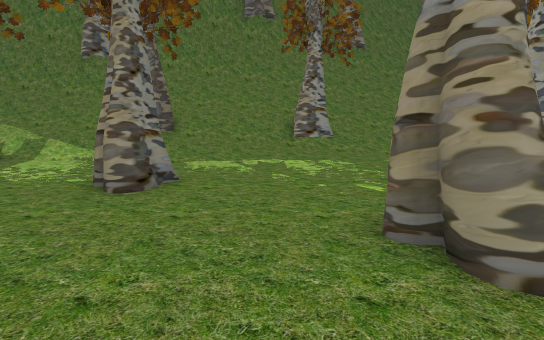
view 1 (above)

20 first-person views from a walk through a scene from a Unity 3-D project. The camera is 1.2 m above the floor, tilts 8° down and sees 85° across. The floor is counted in squares, 1 m on a side. Each view is taken from the middle of a square. On the plan, view 1 faces up. The plan holds only what a view shows up to about 13 squares ahead; the rest is blank. The place goes on beyond the plan. Some surface patterns are stand-ins.

view 2
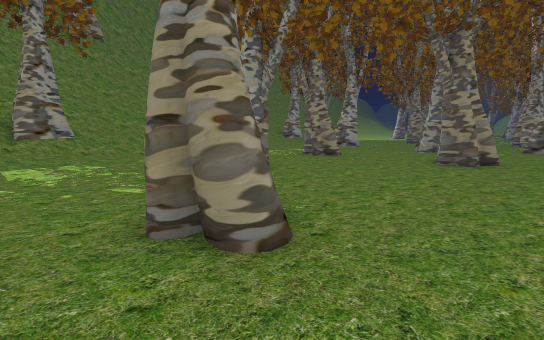

view 3
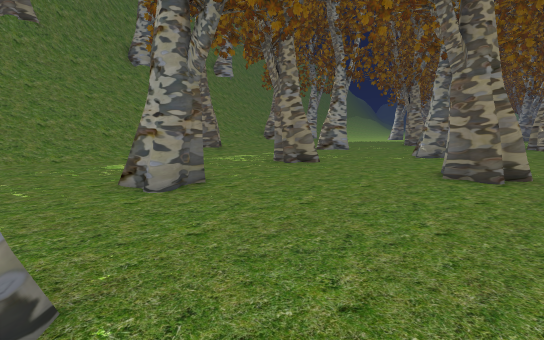

view 4
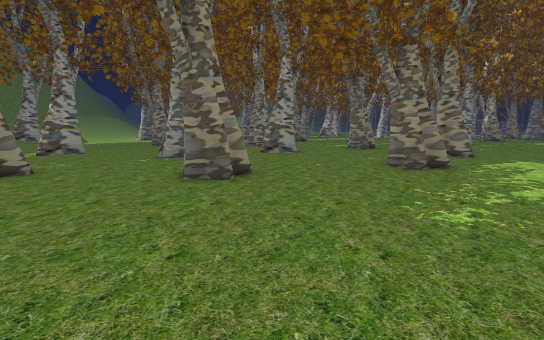

view 5
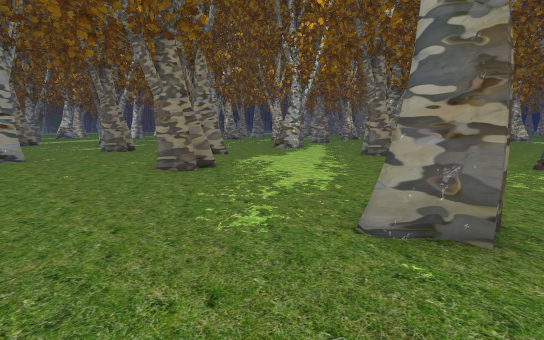

view 6
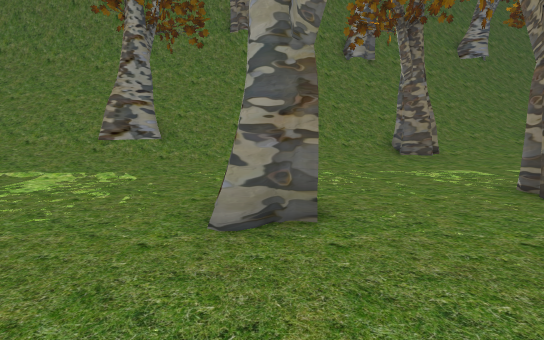

view 7
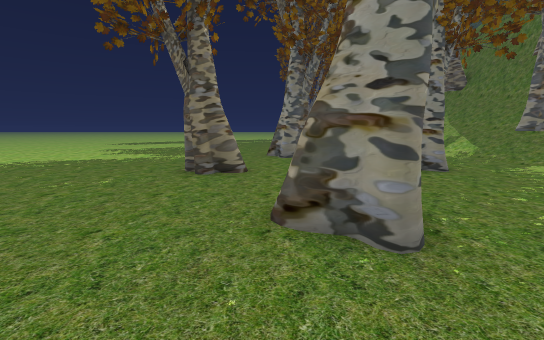

view 8
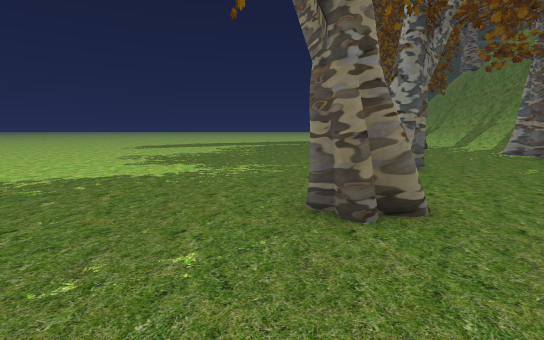

view 9
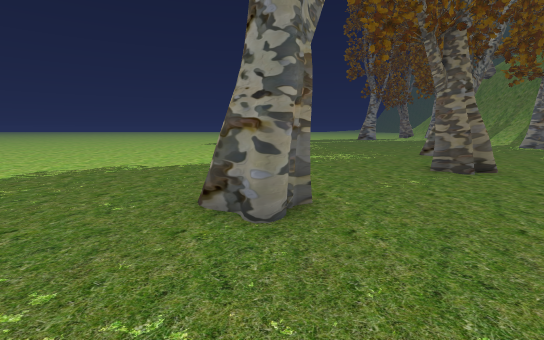

view 10
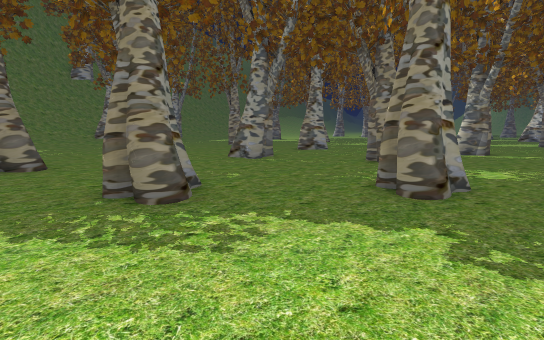

view 11
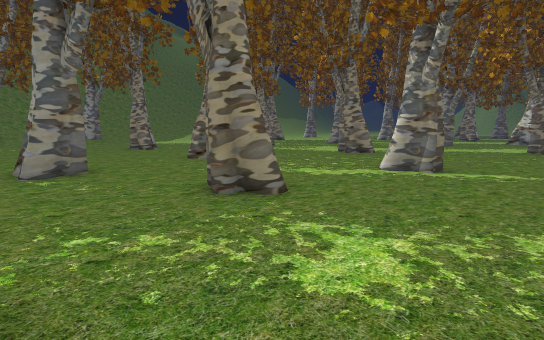

view 12
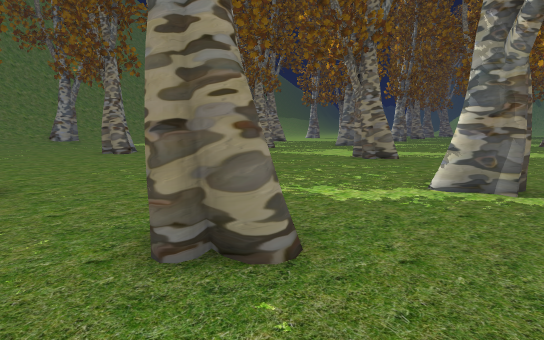

view 13
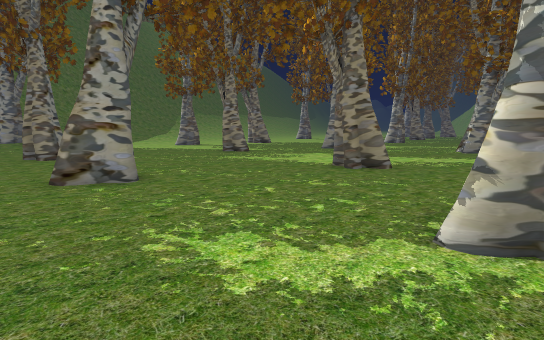

view 14
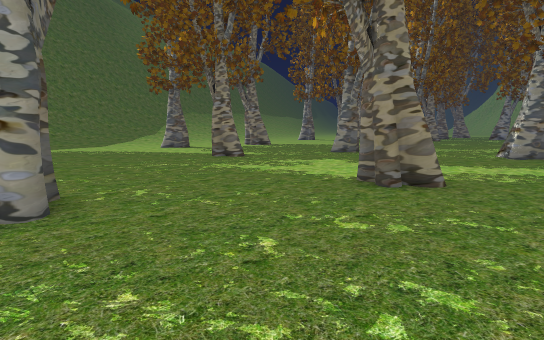

view 15
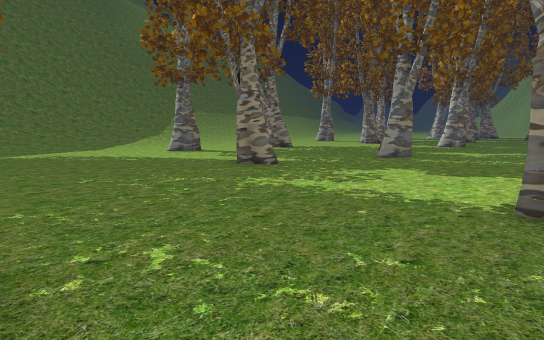

view 16
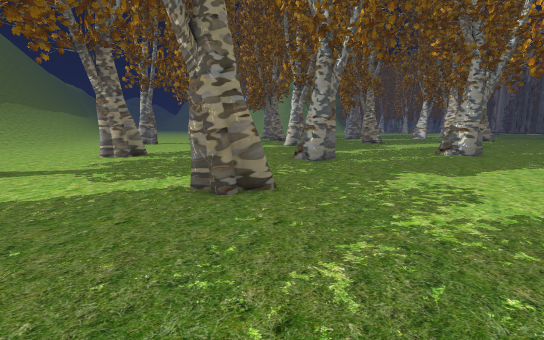

view 17
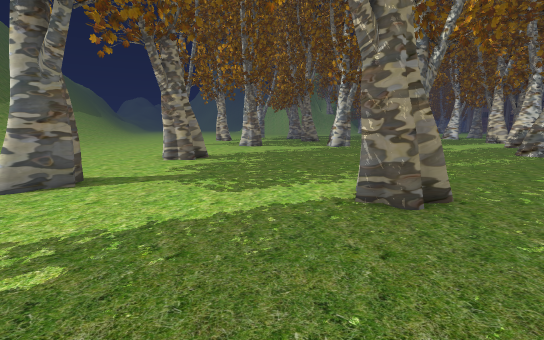

view 18
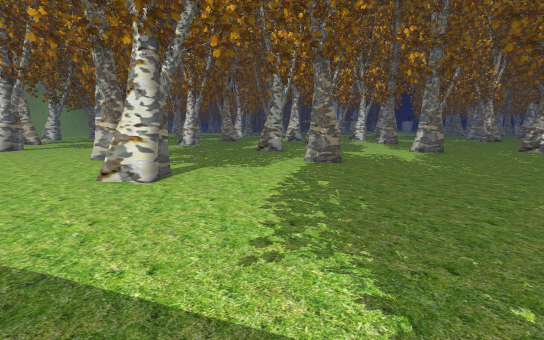

view 19
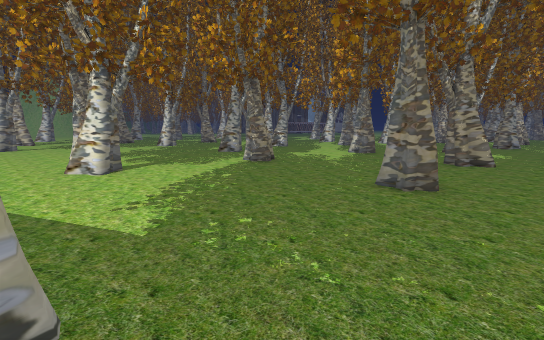

view 20
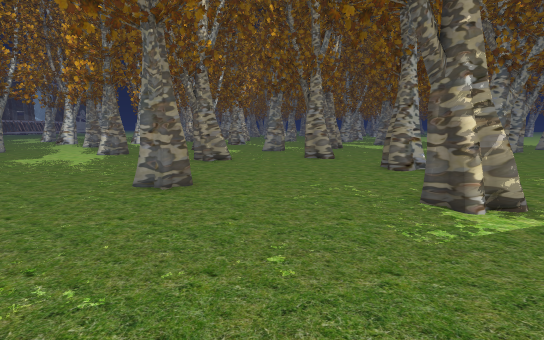

### Floor plan
Key: @ floor where view 1 was taken; # wall or solid block; x gap in a wall; . main floor; : floor 0.25 m higher than the main floor; / step, stairs or slope; = window, fence, low wall or low ledge.
Columns run from 9 left of view 1 to 42 right of it. Each row starts with its distance up from view 1.
 17    ############                / ##:........... ...
 16    ###=== =#///////// ////      ....................
 15     /////// ///////// ////   .......................
 14      //////x////////##///   ..............=##......
 13 ///  /////##/////////:..   ................##...##
 12 ////#/////##////:.......  ......................##
 11 ///////////:...........  .##.......................
 10  ///////..............  ... .......................
  9 #...................#  ..........##................
  8 ..............##....##........... #.......# .......
  7 ......#.......##..........................##.......
  6 ......#...................................#........
  5 .........................##.....................#
  4  ..........#.............  ....................##
  3   #........##.......##..    ......................
  2   #........:........##............#................
  1   .... #....................# ......................
  0 ...... #.@..................##......................
 -1 ............. ..........................## ........
 -2 ............. ...........................#........#
 -3 ...............##.....##.........................##
 -4 ...............  .....##......##.............. ...
 -5 ..........##.... .............##....# ..        ..
 -6 ..........#..... ...................# ......
 -7 ................  ........#.................
 -8 ............. ..  ..........................
 -9 ............  ..   ....................

Where each view was taken, in squares from view 1:
view 1: 0 up, 0 right, facing up
view 2: 0 up, 0 right, facing up-right
view 3: 1 up, 3 right, facing up-right
view 4: 1 up, 4 right, facing right
view 5: 1 up, 5 right, facing down-right
view 6: 3 up, 6 right, facing up
view 7: 2 up, 6 right, facing left
view 8: 1 down, 2 right, facing left
view 9: 5 down, 6 right, facing left
view 10: 9 down, 11 right, facing up-right
view 11: 9 down, 18 right, facing up-right
view 12: 7 down, 20 right, facing up-right
view 13: 6 down, 23 right, facing up-right
view 14: 4 down, 25 right, facing up-right
view 15: 1 down, 26 right, facing up-right
view 16: 6 up, 27 right, facing right
view 17: 9 up, 28 right, facing right
view 18: 17 up, 26 right, facing down-right
view 19: 17 up, 22 right, facing down-right
view 20: 17 up, 22 right, facing down
